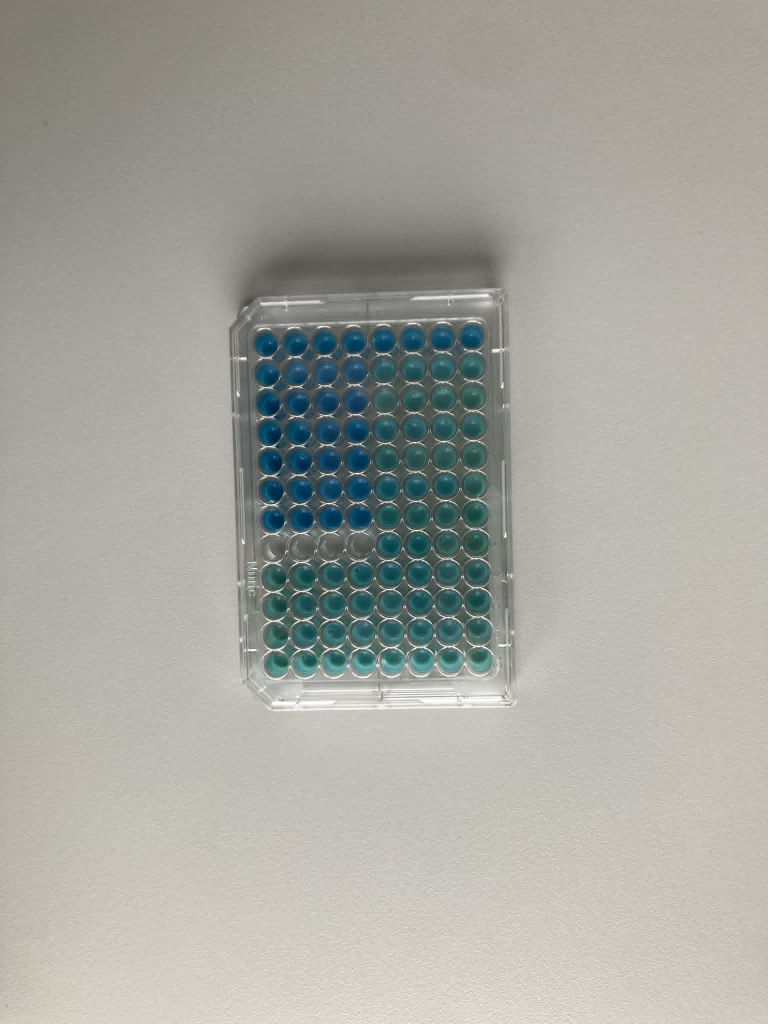
#> input picture data/raw/plate photos/plate image 1.jpg, 1536 x 2048 px (shown at 1/2 size)
$ python -i image_processing.py   (imports and definitions only)
#> lines starting #> are read from the running program, lines starting #| are printed output that depends on the picture
from __future__ import annotations

from pathlib import Path

import cv2
import numpy as np
import pandas as pd
from sklearn.cluster import KMeans


def load_rgb_image(image_path: str | Path) -> np.ndarray:
    """Load an image from disk and return it as an RGB uint8 array."""
    image_path = Path(image_path)
    image_bgr = cv2.imread(str(image_path), cv2.IMREAD_COLOR)
    if image_bgr is None:
        raise FileNotFoundError(f"Could not load plate image: {image_path}")
    return cv2.cvtColor(image_bgr, cv2.COLOR_BGR2RGB)


def detect_plate_wells(
    image_rgb: np.ndarray,
    n_rows: int = 8,
    n_columns: int = 12,
) -> pd.DataFrame:
    """Detect well circles and map their centers to standard plate well names."""
#> called with n_rows = 8, n_columns = 12
    if image_rgb.ndim != 3 or image_rgb.shape[2] != 3:
        raise ValueError("Expected an RGB image with three color channels.")
    if image_rgb.dtype != np.uint8:
        raise ValueError("Expected the RGB image to have uint8 pixel values.")
    if n_rows > 26 or min(n_rows, n_columns) < 1:
        raise ValueError("Plate dimensions must be positive and row count at most 26.")

    gray = cv2.cvtColor(image_rgb, cv2.COLOR_RGB2GRAY)
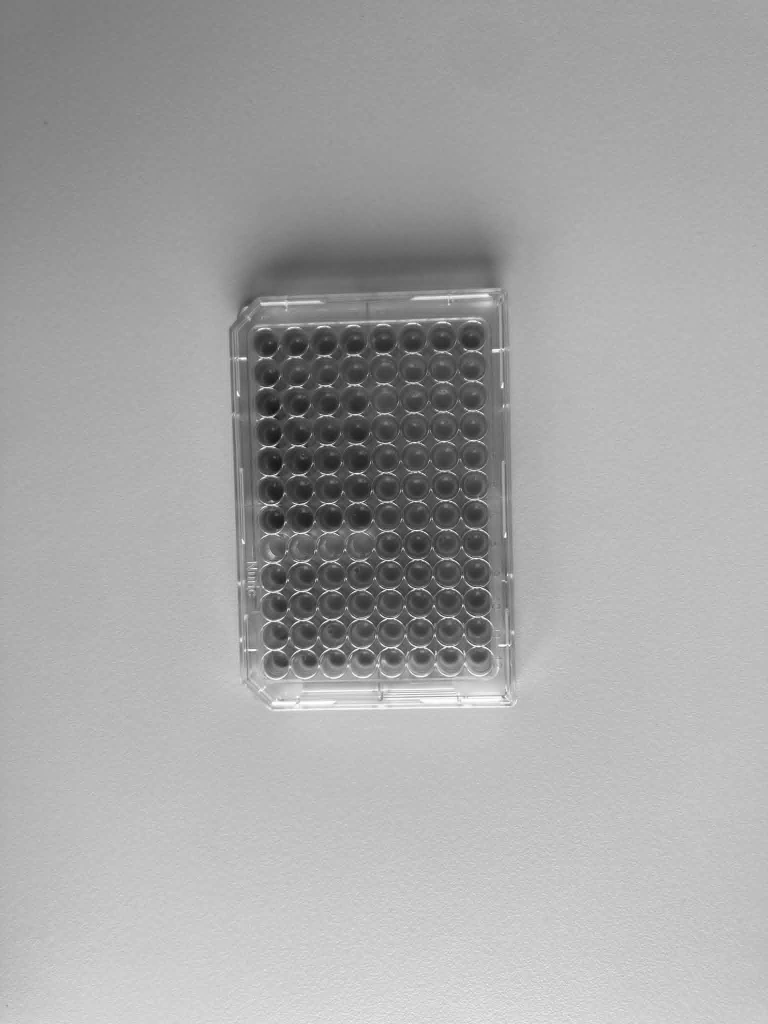
#> gray: shape (2048, 1536) (shown at 1/2 size); min 5, max 255, mean 165.8
    blurred = cv2.medianBlur(gray, 5)
    detected = cv2.HoughCircles(
        blurred,
        cv2.HOUGH_GRADIENT,
        dp=1.2,
        minDist=45,
        param1=50,
        param2=15,
        minRadius=25,
        maxRadius=30,
    )
#> detected = 105 rows, first 8: [889.8, 973.8, 29.32], [835.8, 1150.2, 29.32], [898.2, 1261.8, 29.32], [954.6, 1206.6, 29.32], [663, 1207.8, 29.32], [892.2, 1027.8, 29.32], [888.6, 912.6, 28], [831, 975, 29.32]
    if detected is None:
        raise ValueError(
            "No wells were detected in the plate image. Check the image and "
            "adjust the HoughCircles settings in detect_plate_wells()."
        )

    circles = np.rint(detected[0]).astype(int)
#> circles = 105 rows, first 8: [890, 974, 29], [836, 1150, 29], [898, 1262, 29], [955, 1207, 29], [663, 1208, 29], [892, 1028, 29], [889, 913, 28], [831, 975, 29]
    if circles.shape[0] < max(n_rows, n_columns):
        raise ValueError(
            f"Detected only {circles.shape[0]} well circles; not enough to infer "
            f"a {n_rows}-by-{n_columns} plate grid."
        )

    # Discard duplicate detections around one physical well, retaining the larger circle.
    unique_circles: list[np.ndarray] = []
    duplicate_distance = 45 * 0.55
    for circle in sorted(circles, key=lambda item: item[2], reverse=True):
        x, y, _ = circle
        if all(
            (x - kept[0]) ** 2 + (y - kept[1]) ** 2 >= duplicate_distance**2
            for kept in unique_circles
        ):
            unique_circles.append(circle)
#> this loop made 105 passes
#> (circle, x, y) on passes 1 to 12: ([890, 974, 29], 890, 974), ([836, 1150, 29], 836, 1150), ([898, 1262, 29], 898, 1262), ([955, 1207, 29], 955, 1207), ([663, 1208, 29], 663, 1208), ([892, 1028, 29], 892, 1028), ([831, 975, 29], 831, 975), ([724, 1323, 29], 724, 1323), ([608, 1325, 29], 608, 1325), ([665, 1270, 29], 665, 1270), ([842, 1264, 29], 842, 1264), ([896, 1208, 29], 896, 1208)
#> (x, y) on passes 61 to 66: (592, 805), (827, 735), (652, 859), (943, 670), (659, 1093), (829, 797)
#> after the loop, unique_circles = 105 items, first 6: [890, 974, 29], [836, 1150, 29], [898, 1262, 29], [955, 1207, 29], [663, 1208, 29], [892, 1028, 29]
    circles = np.asarray(unique_circles)
#> circles = 105 rows, first 8: [890, 974, 29], [836, 1150, 29], [898, 1262, 29], [955, 1207, 29], [663, 1208, 29], [892, 1028, 29], [831, 975, 29], [724, 1323, 29]

    x_values = circles[:, 0].reshape(-1, 1)
#> x_values = 105 values, max 1003 at index 73, min 503 at index 92, mean 747.7
    y_values = circles[:, 1].reshape(-1, 1)
#> y_values = 105 values, max 1393 at index 74, min 614 at index 102, mean 1016.4
    if np.unique(x_values).size < n_columns or np.unique(y_values).size < n_rows:
        raise ValueError(
            "Could not identify enough distinct well columns and rows. "
            "Adjust the circle detection settings."
        )

    x_model = KMeans(n_clusters=n_columns, random_state=0, n_init=10).fit(x_values)
    y_model = KMeans(n_clusters=n_rows, random_state=0, n_init=10).fit(y_values)
    x_order = np.argsort(x_model.cluster_centers_.ravel())
#> x_order = [10, 0, 9, 3, 7, 2, 6, 5, 1, 4, 8, 11]
    y_order = np.argsort(y_model.cluster_centers_.ravel())
#> y_order = [4, 1, 7, 6, 2, 3, 0, 5]
    column_number = {cluster: index + 1 for index, cluster in enumerate(x_order)}
#> column_number = 12 items
    row_letter = {cluster: chr(ord("A") + index) for index, cluster in enumerate(y_order)}
#> row_letter = {4: 'A', 1: 'B', 7: 'C', 6: 'D', 2: 'E', 3: 'F', 0: 'G', 5: 'H'}

    detected_wells = pd.DataFrame(
        {
            "x_cluster": x_model.labels_,
            "y_cluster": y_model.labels_,
            "x": circles[:, 0],
            "y": circles[:, 1],
            "radius": circles[:, 2],
        }
    )
#> detected_wells = table of 105 rows and 5 columns
    detected_wells["well"] = [
        f"{row_letter[row]}{column_number[column]}"
        for column, row in zip(
            detected_wells["x_cluster"],
            detected_wells["y_cluster"],
        )
    ]

    # Estimate a complete regular grid, including any circle missed by Hough detection.
    default_radius = float(np.median(circles[:, 2]))
#> default_radius = 29
    wells: list[dict[str, float | str]] = []
    for row_cluster in y_order:
        row_letter_value = row_letter[row_cluster]
        row_circles = detected_wells[detected_wells["y_cluster"] == row_cluster]
        for column_cluster in x_order:
            column_number_value = column_number[column_cluster]
            cell = row_circles[row_circles["x_cluster"] == column_cluster]
            radius = float(cell["radius"].median()) if not cell.empty else default_radius
            wells.append(
                {
                    "well": f"{row_letter_value}{column_number_value}",
                    "x": float(x_model.cluster_centers_[column_cluster, 0]),
                    "y": float(y_model.cluster_centers_[row_cluster, 0]),
                    "radius": radius,
                }
            )
#> this loop made 8 passes
#> (row_cluster, row_letter_value, row_circles) on passes 1, 3, 4, 5, 6, 7, 8: (4, 'A', table of 10 rows and 6 columns), (7, 'C', table of 8 rows and 6 columns), (6, 'D', table of 16 rows and 6 columns), (2, 'E', table of 16 rows and 6 columns), (3, 'F', table of 18 rows and 6 columns), (0, 'G', table of 9 rows and 6 columns), (5, 'H', table of 12 rows and 6 columns)
#> (row_letter_value, row_circles) on pass 2: ('B', table of 16 rows and 6 columns)
#> after the loop, wells = 96 items

    return pd.DataFrame(wells)

>>> import cv2
>>> picture = cv2.cvtColor(cv2.imread('../../data/raw/plate photos/plate image 1.jpg'), cv2.COLOR_BGR2RGB)
>>> result = detect_plate_wells(picture)
#> result = table of 96 rows and 4 columns
